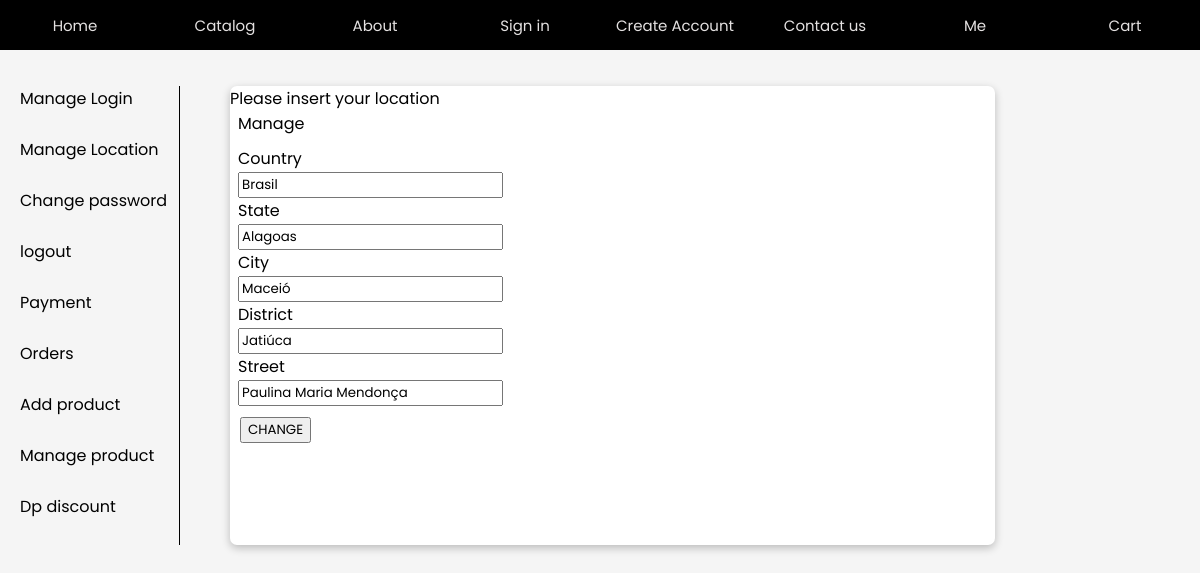
Screenshot of /manage-location/ (signed in) with the database file from the repository.
### client/models.py (models this page shows)
class Locations(models.Model):
    user = models.ForeignKey(User, on_delete=models.CASCADE)
    country = models.CharField(max_length=100, null=True)
    state = models.CharField(max_length=100, null=True)
    city = models.CharField(max_length=100, null=True)
    district = models.CharField(max_length=100, null=True)
    street = models.CharField(max_length=100, null=True)
    class Meta:
        managed = True
        db_table = 'locations'

### client/views.py (the view)
# urls.py: path('manage-location/', views.manage_location, name="manage_location"),
@login_required
def manage_location(request):
    try:
        loc = Locations.objects.get(user=request.user)
    except Locations.DoesNotExist:
        loc = None
    if request.method == 'POST':
        form = ManageLocationForm(request.POST, instance=loc) if loc else ManageLocationForm(request.POST)
        if form.is_valid():
            new_loc = form.save(commit=False)
            new_loc.user=request.user
            new_loc.save()
            return HttpResponseRedirect(reverse('account'))
        else:
            return render(request, 'client/manage_location.html', {'form':form,'loc':loc})
    else:
        form = ManageLocationForm(instance=loc) if loc else ManageLocationForm()
        return render(request, 'client/manage_location.html', {'form':form, 'loc':loc})

### client/forms.py
class ManageLocationForm(ModelForm):
    template_name = "client/acc_management.html"
    class Meta:
        model = Locations
        exclude = ['user', 'id']

### templates/client/manage_location.html (shortened to what this page needs)
{% extends "client/account.html" %}
{% load static %}
{% block extra-style %}
<link rel="stylesheet" href="{% static 'client/managementForm.css' %}">
{% endblock %}
{% block acc-content %}
    <div class="wrapper-management">
        <form class="manage-form" method="POST" action="">
            {% if not payment_info %}
                <div>
                    <span>Please insert your location</span>
                </div>
            {% endif %}
            {{ form }}
            <div class="submit">
                <input type="submit" value="CHANGE">
            </div>
        </form>
    </div>
{% endblock %}

### client/templates/client/acc_management.html (shortened to what this page needs)
<div id="main-label">
    <span>Manage</span>
</div>
{% for field in form %}
    <div class="field-wrapper">
        <div class="input-wrapper">
            <label class="input-label" for="{{ field.id_for_label }}">{{ field.label }}</label>
            {{ field }}
        </div>
    </div>
{% endfor %}

### client/static/client/nav.css (style rules this page uses)
* { font-family: "Poppins", Arial, Helvetica, sans-serif; }
body { display: flex; flex-direction: column; margin: 0px 0px 80px 0px; background-color: whitesmoke; }
::placeholder { text-align: left; }

### client/static/client/managementForm.css (style rules this page uses)
.wrapper-management { display: flex; flex-direction: column; justify-items: start; width: 75%; box-shadow: rgba(0, 0, 0, 0.24) 0px 3px 8px; border-radius: 7px; background-color: white; }
#main-label { padding-left: 8px; padding-bottom: 10px; }
.field-wrapper { padding-left: 8px; display: flex; flex-direction: column; }
.input-label { display: block; }
.submit { padding-left: 8px; padding-bottom: 8px; padding: 10px 10px }

### rows the page displays
Locations: form "Brasil" "Alagoas" "Maceió" "Jatiúca" "Paulina Maria Mendonça"

### other values shown
{{ field.label }} "Country" "State" "City" "District" "Street"
